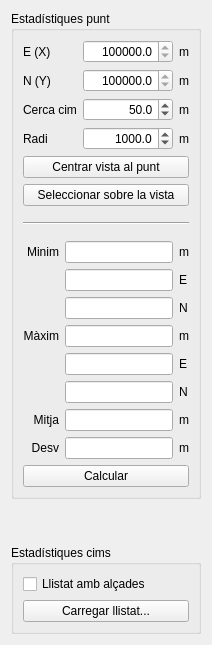
      <widget class="QWidget" name="tabMeasures">
       <attribute name="title">
        <string>Alçades</string>
       </attribute>
       <layout class="QVBoxLayout" name="verticalLayout_5">
        <item>
         <widget class="QGroupBox" name="groupBox">
          <property name="title">
           <string>Estadístiques punt</string>
          </property>
          <layout class="QVBoxLayout" name="verticalLayout_2">
           <item>
            <layout class="QGridLayout" name="gridLayout_6">
             <item row="1" column="1">
              <widget class="QDoubleSpinBox" name="queryStatsY">
               <property name="alignment">
                <set>Qt::AlignRight|Qt::AlignTrailing|Qt::AlignVCenter</set>
               </property>
               <property name="accelerated">
                <bool>true</bool>
               </property>
               <property name="decimals">
                <number>1</number>
               </property>
               <property name="minimum">
                <double>4488500.000000000000000</double>
               </property>
               <property name="maximum">
                <double>4748500.000000000000000</double>
               </property>
               <property name="singleStep">
                <double>1000.000000000000000</double>
               </property>
              </widget>
             </item>
             <item row="1" column="2">
              <widget class="QLabel" name="labelAuxM_7">
               <property name="text">
                <string>m</string>
               </property>
              </widget>
             </item>
             <item row="0" column="2">
              <widget class="QLabel" name="labelAuxM_6">
               <property name="text">
                <string>m</string>
               </property>
              </widget>
             </item>
             <item row="3" column="2">
              <widget class="QLabel" name="labelAuxM_8">
               <property name="text">
                <string>m</string>
               </property>
              </widget>
             </item>
             <item row="3" column="1">
              <widget class="QDoubleSpinBox" name="queryStatsRad">
               <property name="toolTip">
                <string>&lt;html&gt;&lt;head/&gt;&lt;body&gt;&lt;p&gt;Radi de càlcul dels valors.&lt;/p&gt;&lt;/body&gt;&lt;/html&gt;</string>
               </property>
               <property name="alignment">
                <set>Qt::AlignRight|Qt::AlignTrailing|Qt::AlignVCenter</set>
               </property>
               <property name="accelerated">
                <bool>true</bool>
               </property>
               <property name="decimals">
                <number>1</number>
               </property>
               <property name="minimum">
                <double>10.000000000000000</double>
               </property>
               <property name="maximum">
                <double>50000.000000000000000</double>
               </property>
               <property name="singleStep">
                <double>100.000000000000000</double>
               </property>
               <property name="value">
                <double>1000.000000000000000</double>
               </property>
              </widget>
             </item>
             <item row="1" column="0">
              <widget class="QLabel" name="labelQstatsY">
               <property name="text">
                <string>N (Y)</string>
               </property>
              </widget>
             </item>
             <item row="3" column="0">
              <widget class="QLabel" name="labelQstatsRad">
               <property name="toolTip">
                <string>&lt;html&gt;&lt;head/&gt;&lt;body&gt;&lt;p&gt;Radi de càlcul dels valors.&lt;/p&gt;&lt;/body&gt;&lt;/html&gt;</string>
               </property>
               <property name="text">
                <string>Radi</string>
               </property>
              </widget>
             </item>
             <item row="0" column="0">
              <widget class="QLabel" name="labelQstatsX">
               <property name="text">
                <string>E (X)</string>
               </property>
              </widget>
             </item>
             <item row="0" column="1">
              <widget class="QDoubleSpinBox" name="queryStatsX">
               <property name="sizePolicy">
                <sizepolicy hsizetype="Expanding" vsizetype="Fixed">
                 <horstretch>0</horstretch>
                 <verstretch>0</verstretch>
                </sizepolicy>
               </property>
               <property name="alignment">
                <set>Qt::AlignRight|Qt::AlignTrailing|Qt::AlignVCenter</set>
               </property>
               <property name="accelerated">
                <bool>true</bool>
               </property>
               <property name="decimals">
                <number>1</number>
               </property>
               <property name="minimum">
                <double>259500.000000000000000</double>
               </property>
               <property name="maximum">
                <double>527500.000000000000000</double>
               </property>
               <property name="singleStep">
                <double>1000.000000000000000</double>
               </property>
              </widget>
             </item>
             <item row="2" column="2">
              <widget class="QLabel" name="labelAuxM_20">
               <property name="text">
                <string>m</string>
               </property>
              </widget>
             </item>
             <item row="2" column="0">
              <widget class="QLabel" name="labelQstatsRadMin">
               <property name="toolTip">
                <string>&lt;html&gt;&lt;head/&gt;&lt;body&gt;&lt;p&gt;Radi dins del qual cercar el punt de major alçada, que passarà a ser considerat la posició del cim.&lt;/p&gt;&lt;/body&gt;&lt;/html&gt;</string>
               </property>
               <property name="text">
                <string>Cerca cim</string>
               </property>
              </widget>
             </item>
             <item row="2" column="1">
              <widget class="QDoubleSpinBox" name="queryStatsRadSummit">
               <property name="toolTip">
                <string>&lt;html&gt;&lt;head/&gt;&lt;body&gt;&lt;p&gt;Radi dins del qual cercar el punt de major alçada, que passarà a ser considerat la posició del cim.&lt;/p&gt;&lt;/body&gt;&lt;/html&gt;</string>
               </property>
               <property name="alignment">
                <set>Qt::AlignRight|Qt::AlignTrailing|Qt::AlignVCenter</set>
               </property>
               <property name="accelerated">
                <bool>true</bool>
               </property>
               <property name="decimals">
                <number>1</number>
               </property>
               <property name="minimum">
                <double>0.000000000000000</double>
               </property>
               <property name="maximum">
                <double>1000.000000000000000</double>
               </property>
               <property name="singleStep">
                <double>10.000000000000000</double>
               </property>
               <property name="value">
                <double>50.000000000000000</double>
               </property>
              </widget>
             </item>
            </layout>
           </item>
           <item>
            <widget class="QPushButton" name="buttonCenterViewStats">
             <property name="text">
              <string>Centrar vista al punt</string>
             </property>
            </widget>
           </item>
           <item>
            <widget class="QPushButton" name="buttonClickPointStats">
             <property name="text">
              <string>Seleccionar sobre la vista</string>
             </property>
            </widget>
           </item>
           <item>
            <spacer name="verticalSpacer_2">
             <property name="orientation">
              <enum>Qt::Vertical</enum>
             </property>
             <property name="sizeType">
              <enum>QSizePolicy::Fixed</enum>
             </property>
             <property name="sizeHint" stdset="0">
              <size>
               <width>20</width>
               <height>10</height>
              </size>
             </property>
            </spacer>
           </item>
           <item>
            <widget class="Line" name="line_2">
             <property name="orientation">
              <enum>Qt::Horizontal</enum>
             </property>
            </widget>
           </item>
           <item>
            <spacer name="verticalSpacer_6">
             <property name="orientation">
              <enum>Qt::Vertical</enum>
             </property>
             <property name="sizeType">
              <enum>QSizePolicy::Fixed</enum>
             </property>
             <property name="sizeHint" stdset="0">
              <size>
               <width>20</width>
               <height>10</height>
              </size>
             </property>
            </spacer>
           </item>
           <item>
            <layout class="QGridLayout" name="gridLayout_4">
             <item row="1" column="2">
              <widget class="QLabel" name="labelAuxM_10">
               <property name="text">
                <string>E</string>
               </property>
              </widget>
             </item>
             <item row="2" column="1">
              <widget class="QLineEdit" name="lineQstatsResMinY">
               <property name="alignment">
                <set>Qt::AlignRight|Qt::AlignTrailing|Qt::AlignVCenter</set>
               </property>
               <property name="readOnly">
                <bool>true</bool>
               </property>
              </widget>
             </item>
             <item row="0" column="1">
              <widget class="QLineEdit" name="lineQstatsResMin">
               <property name="alignment">
                <set>Qt::AlignRight|Qt::AlignTrailing|Qt::AlignVCenter</set>
               </property>
               <property name="readOnly">
                <bool>true</bool>
               </property>
              </widget>
             </item>
             <item row="0" column="0">
              <widget class="QLabel" name="labelQstatsResMin">
               <property name="text">
                <string>Minim</string>
               </property>
               <property name="alignment">
                <set>Qt::AlignRight|Qt::AlignTrailing|Qt::AlignVCenter</set>
               </property>
              </widget>
             </item>
             <item row="0" column="2">
              <widget class="QLabel" name="labelAuxM_9">
               <property name="text">
                <string>m</string>
               </property>
              </widget>
             </item>
             <item row="1" column="1">
              <widget class="QLineEdit" name="lineQstatsResMinX">
               <property name="alignment">
                <set>Qt::AlignRight|Qt::AlignTrailing|Qt::AlignVCenter</set>
               </property>
               <property name="readOnly">
                <bool>true</bool>
               </property>
              </widget>
             </item>
             <item row="3" column="1">
              <widget class="QLineEdit" name="lineQstatsResMax">
               <property name="alignment">
                <set>Qt::AlignRight|Qt::AlignTrailing|Qt::AlignVCenter</set>
               </property>
               <property name="readOnly">
                <bool>true</bool>
               </property>
              </widget>
             </item>
             <item row="3" column="2">
              <widget class="QLabel" name="labelAuxM_13">
               <property name="text">
                <string>m</string>
               </property>
              </widget>
             </item>
             <item row="3" column="0">
              <widget class="QLabel" name="labelQstatsResMax">
               <property name="text">
                <string>Màxim</string>
               </property>
               <property name="alignment">
                <set>Qt::AlignRight|Qt::AlignTrailing|Qt::AlignVCenter</set>
               </property>
              </widget>
             </item>
             <item row="4" column="1">
              <widget class="QLineEdit" name="lineQstatsResMaxX">
               <property name="alignment">
                <set>Qt::AlignRight|Qt::AlignTrailing|Qt::AlignVCenter</set>
               </property>
               <property name="readOnly">
                <bool>true</bool>
               </property>
              </widget>
             </item>
             <item row="4" column="2">
              <widget class="QLabel" name="labelAuxM_12">
               <property name="text">
                <string>E</string>
               </property>
              </widget>
             </item>
             <item row="5" column="2">
              <widget class="QLabel" name="labelAuxM_16">
               <property name="text">
                <string>N</string>
               </property>
              </widget>
             </item>
             <item row="6" column="1">
              <widget class="QLineEdit" name="lineQstatsResMean">
               <property name="alignment">
                <set>Qt::AlignRight|Qt::AlignTrailing|Qt::AlignVCenter</set>
               </property>
               <property name="readOnly">
                <bool>true</bool>
               </property>
              </widget>
             </item>
             <item row="6" column="2">
              <widget class="QLabel" name="labelAuxM_14">
               <property name="text">
                <string>m</string>
               </property>
              </widget>
             </item>
             <item row="6" column="0">
              <widget class="QLabel" name="labelQstatsResMean">
               <property name="text">
                <string>Mitja</string>
               </property>
               <property name="alignment">
                <set>Qt::AlignRight|Qt::AlignTrailing|Qt::AlignVCenter</set>
               </property>
              </widget>
             </item>
             <item row="2" column="2">
              <widget class="QLabel" name="labelAuxM_11">
               <property name="text">
                <string>N</string>
               </property>
              </widget>
             </item>
             <item row="5" column="1">
              <widget class="QLineEdit" name="lineQstatsResMaxY">
               <property name="alignment">
                <set>Qt::AlignRight|Qt::AlignTrailing|Qt::AlignVCenter</set>
               </property>
               <property name="readOnly">
                <bool>true</bool>
               </property>
              </widget>
             </item>
             <item row="7" column="0">
              <widget class="QLabel" name="labelQstatsResStdev">
               <property name="text">
                <string>Desv</string>
               </property>
               <property name="alignment">
                <set>Qt::AlignRight|Qt::AlignTrailing|Qt::AlignVCenter</set>
               </property>
              </widget>
             </item>
             <item row="7" column="1">
              <widget class="QLineEdit" name="lineQstatsResStdev">
               <property name="alignment">
                <set>Qt::AlignRight|Qt::AlignTrailing|Qt::AlignVCenter</set>
               </property>
               <property name="readOnly">
                <bool>true</bool>
               </property>
              </widget>
             </item>
             <item row="7" column="2">
              <widget class="QLabel" name="labelAuxM_15">
               <property name="text">
                <string>m</string>
               </property>
              </widget>
             </item>
            </layout>
           </item>
           <item>
            <widget class="QPushButton" name="buttonCalcPointStats">
             <property name="text">
              <string>Calcular</string>
             </property>
            </widget>
           </item>
          </layout>
         </widget>
        </item>
        <item>
         <spacer name="verticalSpacer_3">
          <property name="orientation">
           <enum>Qt::Vertical</enum>
          </property>
          <property name="sizeHint" stdset="0">
           <size>
            <width>20</width>
            <height>40</height>
           </size>
          </property>
         </spacer>
        </item>
        <item>
         <widget class="QGroupBox" name="groupBox_2">
          <property name="title">
           <string>Estadístiques cims</string>
          </property>
          <layout class="QVBoxLayout" name="verticalLayout_3">
           <item>
            <widget class="QCheckBox" name="checkListStatsWithHeights">
             <property name="text">
              <string>Llistat amb alçades</string>
             </property>
            </widget>
           </item>
           <item>
            <widget class="QPushButton" name="buttonCalcListStats">
             <property name="text">
              <string>Carregar llistat...</string>
             </property>
            </widget>
           </item>
          </layout>
         </widget>
        </item>
       </layout>
      </widget>
